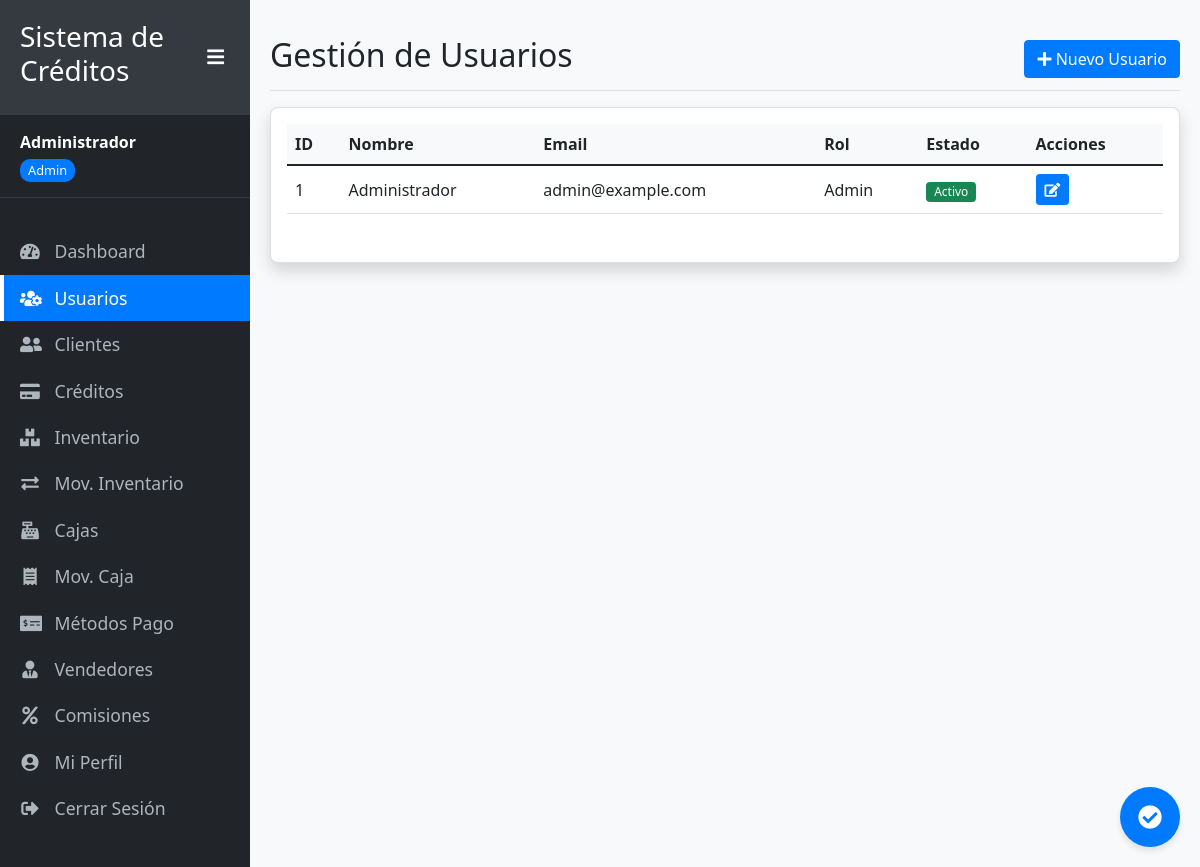
The app's page /usuarios (signed in) with its own data.
### app_simple.py (models this page shows, shortened)
class Usuario(UserMixin, db.Model):
    id = db.Column(db.Integer, primary_key=True)
    nombre = db.Column(db.String(100), nullable=False)
    email = db.Column(db.String(100), unique=True, nullable=False)
    password_hash = db.Column(db.String(200), nullable=False)
    rol = db.Column(db.String(20), default='usuario')  # admin, usuario, cobrador, vendedor
    activo = db.Column(db.Boolean, default=True)
    fecha_creacion = db.Column(db.DateTime, default=datetime.utcnow)

### app_simple.py (the view)
@app.route('/usuarios')
@login_required
def usuarios():
    if current_user.rol != 'admin':
        flash('No tienes permiso para acceder a esta página', 'danger')
        return redirect(url_for('dashboard'))
    usuarios = Usuario.query.all()
    return render_template('admin/usuarios.html', usuarios=usuarios)

### app_simple.py (called while the page is built)
@login_manager.user_loader
def load_user(user_id):
    return Usuario.query.get(int(user_id))

### templates/admin/usuarios.html (shortened to what this page needs)
{% extends "layouts/base.html" %}
{% block content %}
<div class="d-flex justify-content-between flex-wrap flex-md-nowrap align-items-center pt-3 pb-2 mb-3 border-bottom">
    <h1 class="h2">Gestión de Usuarios</h1>
    <div class="btn-toolbar mb-2 mb-md-0">
        <a href="{{ url_for('crear_usuario') }}" class="btn btn-primary">
            <i class="fas fa-plus"></i> Nuevo Usuario
        </a>
    </div>
</div>
<div class="card shadow mb-4">
    <div class="card-body">
        <div class="table-responsive">
            <table class="table table-hover">
                <thead>
                    <tr>
                        <th>ID</th>
                        <th>Nombre</th>
                        <th>Email</th>
                        <th>Rol</th>
                        <th>Estado</th>
                        <th>Acciones</th>
                    </tr>
                </thead>
                <tbody>
                    {% if usuarios %}
                        {% for usuario in usuarios %}
                            <tr>
                                <td>{{ usuario.id }}</td>
                                <td>{{ usuario.nombre }}</td>
                                <td>{{ usuario.email }}</td>
                                <td>{{ usuario.rol | capitalize }}</td>
                                <td>
                                    {% if usuario.activo %}
                                        <span class="badge bg-success">Activo</span>
                                    {% else %}
                                        <span class="badge bg-danger">Inactivo</span>
                                    {% endif %}
                                </td>
                                <td>
                                    <div class="btn-group btn-group-sm">
                                        <a href="{{ url_for('editar_usuario', usuario_id=usuario.id) }}" class="btn btn-primary" data-bs-toggle="tooltip" title="Editar">
                                            <i class="fas fa-edit"></i>
                                        </a>
                                    </div>
                                </td>
                            </tr>
                        {% endfor %}
                    {% else %}
                        <tr>
                            <td colspan="6" class="text-center text-muted">No hay usuarios registrados.</td>
                        </tr>
                    {% endif %}
                </tbody>
            </table>
        </div>
    </div>
</div>
{% endblock %}

### templates/layouts/base.html (shortened to what this page needs)
<!DOCTYPE html>
<html lang="es">
<head>
    <link href="https://cdn.jsdelivr.net/npm/bootstrap@5.1.3/dist/css/bootstrap.min.css" rel="stylesheet">
    <link rel="stylesheet" href="https://cdnjs.cloudflare.com/ajax/libs/font-awesome/5.15.4/css/all.min.css">
    <link rel="stylesheet" href="{{ url_for("static", filename="css/style.css")  }}">
<link rel="stylesheet" href="{{ url_for('static', filename='css/mobile.css') }}">
</head>
<body>
    <div class="wrapper d-flex">
        {% if current_user.is_authenticated %}
        <nav id="sidebar">
            <div class="sidebar-header">
                <h3>Sistema de Créditos</h3>
                <button type="button" id="toggleSidebar" class="d-none d-md-block">
                    <i class="fas fa-bars"></i>
                </button>
            </div>
            <div class="user-info d-none d-md-block">
                <strong>{{ current_user.nombre }}</strong><br>
                <span class="user-role">{{ current_user.rol | capitalize }}</span>
            </div>
            <ul class="list-unstyled components">
                <li data-path="{{ url_for("dashboard") }}">
                    <a href="{{ url_for("dashboard") }}"><i class="fas fa-tachometer-alt"></i> <span class="menu-text">Dashboard</span></a>
                </li>
                {% if current_user.rol == "admin" %}
                <li data-path="{{ url_for("usuarios") }}">
                    <a href="{{ url_for("usuarios") }}"><i class="fas fa-users-cog"></i> <span class="menu-text">Usuarios</span></a>
                </li>
                {% endif %}
                {% if current_user.rol in ["admin", "vendedor"] %}
                <li data-path="{{ url_for("clientes") }}">
                    <a href="{{ url_for("clientes") }}"><i class="fas fa-user-friends"></i> <span class="menu-text">Clientes</span></a>
                </li>
                {% endif %}
                {% if current_user.rol in ["admin", "vendedor"] %}
                <li data-path="{{ url_for("creditos") }}">
                    <a href="{{ url_for("creditos") }}"><i class="fas fa-credit-card"></i> <span class="menu-text">Créditos</span></a>
                </li>
                {% endif %}
                {% if current_user.rol == "admin" %}
                <li data-path="{{ url_for("inventario") }}">
                    <a href="{{ url_for("inventario") }}"><i class="fas fa-boxes"></i> <span class="menu-text">Inventario</span></a>
                </li>
                 <li data-path="{{ url_for("movimientos_inventario") }}">
                    <a href="{{ url_for("movimientos_inventario") }}"><i class="fas fa-exchange-alt"></i> <span class="menu-text">Mov. Inventario</span></a>
                </li>
                {% endif %}
                {% if current_user.rol == "admin" %}
                <li data-path="{{ url_for("cajas") }}">
                    <a href="{{ url_for("cajas") }}"><i class="fas fa-cash-register"></i> <span class="menu-text">Cajas</span></a>
                </li>
                 <li data-path="{{ url_for("movimientos_caja") }}">
                    <a href="{{ url_for("movimientos_caja") }}"><i class="fas fa-receipt"></i> <span class="menu-text">Mov. Caja</span></a>
                </li>
                 <li data-path="{{ url_for("metodos_pago") }}">
                    <a href="{{ url_for("metodos_pago") }}"><i class="fas fa-money-check-alt"></i> <span class="menu-text">Métodos Pago</span></a>
                </li>
                 <li data-path="{{ url_for("vendedores") }}">
                    <a href="{{ url_for("vendedores") }}"><i class="fas fa-user-tie"></i> <span class="menu-text">Vendedores</span></a>
                </li>
                 <li data-path="{{ url_for("comisiones") }}">
                    <a href="{{ url_for("comisiones") }}"><i class="fas fa-percent"></i> <span class="menu-text">Comisiones</span></a>
                </li>
                {% endif %}
                 <li data-path="{{ url_for("perfil") }}">
                    <a href="{{ url_for("perfil") }}"><i class="fas fa-user-circle"></i> <span class="menu-text">Mi Perfil</span></a>
                </li>
                <li>
                    <a href="{{ url_for("logout") }}"><i class="fas fa-sign-out-alt"></i> <span class="menu-text">Cerrar Sesión</span></a>
                </li>
            </ul>
        </nav>
        {% endif %}
        <div id="content" class="{% if not current_user.is_authenticated %}w-100{% endif %}">
            {% block content %}{% endblock %}
            {% if current_user.is_authenticated %}
            <button type="button" id="sync-button" class="sync-button" data-bs-toggle="tooltip" data-bs-placement="left" title="Datos sincronizados">
                <i class="fas fa-check-circle"></i>
            </button>
            {% endif %}
        </div>
    </div>
</body>
</html>

### static/css/style.css (style rules this page uses)
body { font-family: 'Segoe UI', Tahoma, Geneva, Verdana, sans-serif; background-color: #f8f9fa; overflow-x: hidden; }
.wrapper { display: flex; width: 100%; overflow: hidden; }
#sidebar { min-width: 250px; max-width: 250px; min-height: 100vh; background: #212529; color: #fff; transition: all 0.3s; z-index: 1000; }
#sidebar .sidebar-header { padding: 20px; background: #343a40; display: flex; justify-content: space-between; align-items: center; }
#sidebar ul.components { padding: 20px 0; }
#sidebar ul li a { padding: 10px 20px; font-size: 1.1em; display: block; color: #adb5bd; text-decoration: none; transition: all 0.3s; position: relative; white-space: nowrap; }
#sidebar ul li.active > a { color: #fff; background: #007bff; }
#sidebar ul li.active > a::before { content: ""; position: absolute; left: 0; top: 0; height: 100%; width: 4px; background-color: #fff; }
#sidebar ul li a i { margin-right: 10px; width: 20px; text-align: center; }
.user-info { padding: 15px 20px; border-bottom: 1px solid #343a40; margin-bottom: 10px; white-space: nowrap; overflow: hidden; text-overflow: ellipsis; }
.user-role { display: inline-block; font-size: 0.8em; padding: 2px 8px; border-radius: 10px; background-color: #007bff; color: white; margin-top: 5px; }
#content { width: 100%; padding: 20px; min-height: 100vh; transition: all 0.3s; overflow-y: auto; }
#toggleSidebar { background: transparent; border: none; color: white; font-size: 1.2em; cursor: pointer; }
.table-responsive { overflow-x: auto; -webkit-overflow-scrolling: touch; margin-bottom: 1rem; }
.table th, .table td { white-space: nowrap; vertical-align: middle; }
.table th { background-color: #f8f9fa; position: sticky; top: 0; z-index: 10; }
.card { border-radius: 0.5rem; box-shadow: 0 0.125rem 0.25rem rgba(0, 0, 0, 0.075); margin-bottom: 1.5rem; }
.btn { border-radius: 0.25rem; font-weight: 500; }
.btn-primary { background-color: #007bff; border-color: #007bff; }
.badge { font-weight: 500; padding: 0.35em 0.65em; border-radius: 0.25rem; }
.sync-button { position: fixed; bottom: 20px; right: 20px; width: 60px; height: 60px; border-radius: 50%; background-color: #007bff; color: white; display: flex; justify-content: center; align-items: center; box-shadow: 0 4px 6px rgba(0, 0, 0, 0.1); z-index: 1000; cursor: pointer; border: none; }
.sync-button i { font-size: 24px; }
body { padding-top: 60px; }
@media (min-width: 768px) { body { padding-top: 0; } }

### records on screen
Usuario: nombre "Administrador", rol "Admin", id "1", email "admin@example.com", activo "Activo"
